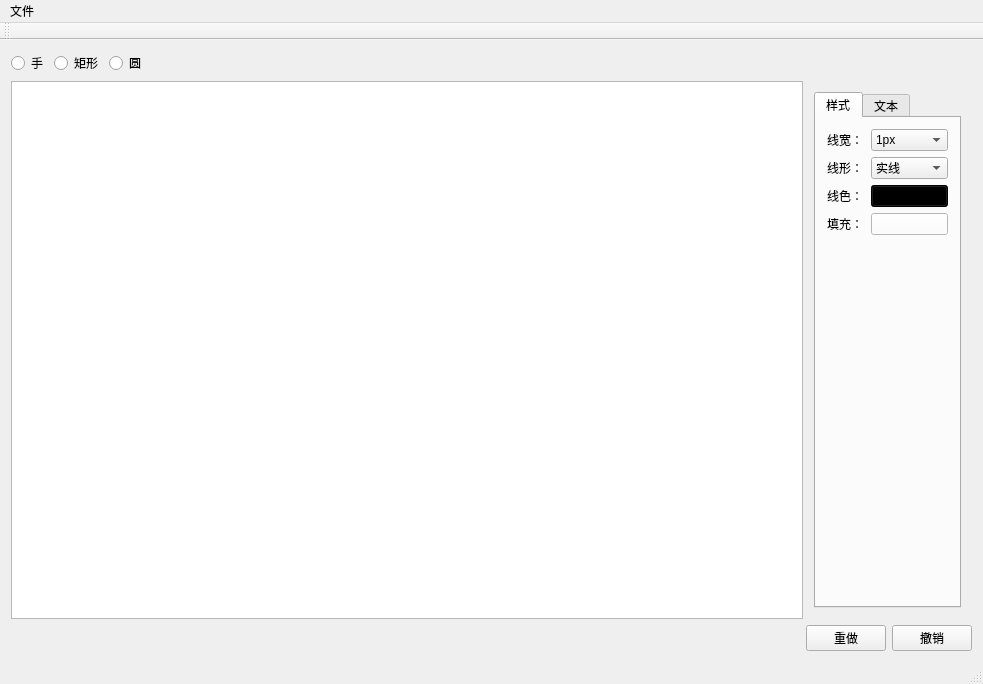
<?xml version="1.0" encoding="UTF-8"?>
<ui version="4.0">
 <class>WhiteBoard</class>
 <widget class="QMainWindow" name="WhiteBoard">
  <property name="geometry">
   <rect>
    <x>0</x>
    <y>0</y>
    <width>983</width>
    <height>684</height>
   </rect>
  </property>
  <property name="windowTitle">
   <string>WhiteBoard</string>
  </property>
  <widget class="QWidget" name="centralWidget">
   <layout class="QVBoxLayout" name="verticalLayout">
    <item>
     <layout class="QHBoxLayout" name="horizontalLayout_8">
      <item>
       <widget class="QRadioButton" name="radioButton">
        <property name="text">
         <string>手</string>
        </property>
       </widget>
      </item>
      <item>
       <widget class="QRadioButton" name="radioButton_rect">
        <property name="text">
         <string>矩形</string>
        </property>
       </widget>
      </item>
      <item>
       <widget class="QRadioButton" name="radioButton_circle">
        <property name="text">
         <string>圆</string>
        </property>
       </widget>
      </item>
      <item>
       <spacer name="horizontalSpacer_2">
        <property name="orientation">
         <enum>Qt::Horizontal</enum>
        </property>
        <property name="sizeHint" stdset="0">
         <size>
          <width>40</width>
          <height>20</height>
         </size>
        </property>
       </spacer>
      </item>
     </layout>
    </item>
    <item>
     <layout class="QHBoxLayout" name="horizontalLayout" stretch="0,0">
      <property name="spacing">
       <number>0</number>
      </property>
      <item>
       <widget class="QGraphicsView" name="graphicsView_whiteBoard"/>
      </item>
      <item>
       <widget class="QWidget" name="widget_attribute" native="true">
        <property name="sizePolicy">
         <sizepolicy hsizetype="Fixed" vsizetype="Preferred">
          <horstretch>0</horstretch>
          <verstretch>0</verstretch>
         </sizepolicy>
        </property>
        <layout class="QHBoxLayout" name="horizontalLayout_7">
         <item>
          <widget class="QTabWidget" name="tabWidget">
           <property name="currentIndex">
            <number>0</number>
           </property>
           <widget class="QWidget" name="tab_style">
            <attribute name="title">
             <string>样式</string>
            </attribute>
            <layout class="QVBoxLayout" name="verticalLayout_2">
             <item>
              <layout class="QHBoxLayout" name="horizontalLayout_3" stretch="1,2">
               <item>
                <widget class="QLabel" name="label">
                 <property name="text">
                  <string>线宽：</string>
                 </property>
                </widget>
               </item>
               <item>
                <widget class="QComboBox" name="comboBox_lineWidth">
                 <item>
                  <property name="text">
                   <string>1px</string>
                  </property>
                 </item>
                 <item>
                  <property name="text">
                   <string>2px</string>
                  </property>
                 </item>
                </widget>
               </item>
              </layout>
             </item>
             <item>
              <layout class="QHBoxLayout" name="horizontalLayout_4" stretch="1,2">
               <item>
                <widget class="QLabel" name="label_2">
                 <property name="text">
                  <string>线形：</string>
                 </property>
                </widget>
               </item>
               <item>
                <widget class="QComboBox" name="comboBox">
                 <item>
                  <property name="text">
                   <string>实线</string>
                  </property>
                 </item>
                 <item>
                  <property name="text">
                   <string>虚线</string>
                  </property>
                 </item>
                </widget>
               </item>
              </layout>
             </item>
             <item>
              <layout class="QHBoxLayout" name="horizontalLayout_5" stretch="1,2">
               <item>
                <widget class="QLabel" name="label_3">
                 <property name="text">
                  <string>线色：</string>
                 </property>
                </widget>
               </item>
               <item>
                <widget class="QPushButton" name="pushButton_lineColor">
                 <property name="styleSheet">
                  <string notr="true">background-color: rgb(0, 0, 0);</string>
                 </property>
                 <property name="text">
                  <string/>
                 </property>
                </widget>
               </item>
              </layout>
             </item>
             <item>
              <layout class="QHBoxLayout" name="horizontalLayout_6" stretch="1,2">
               <item>
                <widget class="QLabel" name="label_4">
                 <property name="text">
                  <string>填充：</string>
                 </property>
                </widget>
               </item>
               <item>
                <widget class="QPushButton" name="pushButton_3">
                 <property name="styleSheet">
                  <string notr="true">background-color: rgb(255, 255, 255);</string>
                 </property>
                 <property name="text">
                  <string/>
                 </property>
                </widget>
               </item>
              </layout>
             </item>
             <item>
              <spacer name="verticalSpacer_2">
               <property name="orientation">
                <enum>Qt::Vertical</enum>
               </property>
               <property name="sizeHint" stdset="0">
                <size>
                 <width>20</width>
                 <height>40</height>
                </size>
               </property>
              </spacer>
             </item>
            </layout>
           </widget>
           <widget class="QWidget" name="tab_text">
            <attribute name="title">
             <string>文本</string>
            </attribute>
            <layout class="QVBoxLayout" name="verticalLayout_3">
             <item>
              <layout class="QHBoxLayout" name="horizontalLayout_10" stretch="1,2">
               <item>
                <widget class="QLabel" name="label_5">
                 <property name="text">
                  <string>字体：</string>
                 </property>
                </widget>
               </item>
               <item>
                <widget class="QComboBox" name="comboBox_3">
                 <item>
                  <property name="text">
                   <string>微软雅黑</string>
                  </property>
                 </item>
                 <item>
                  <property name="text">
                   <string>宋体</string>
                  </property>
                 </item>
                </widget>
               </item>
              </layout>
             </item>
             <item>
              <layout class="QHBoxLayout" name="horizontalLayout_9" stretch="1,2">
               <item>
                <widget class="QLabel" name="label_6">
                 <property name="text">
                  <string>字号：</string>
                 </property>
                </widget>
               </item>
               <item>
                <widget class="QComboBox" name="comboBox_2">
                 <item>
                  <property name="text">
                   <string>1px</string>
                  </property>
                 </item>
                 <item>
                  <property name="text">
                   <string>2px</string>
                  </property>
                 </item>
                </widget>
               </item>
              </layout>
             </item>
             <item>
              <spacer name="verticalSpacer">
               <property name="orientation">
                <enum>Qt::Vertical</enum>
               </property>
               <property name="sizeHint" stdset="0">
                <size>
                 <width>20</width>
                 <height>40</height>
                </size>
               </property>
              </spacer>
             </item>
            </layout>
           </widget>
          </widget>
         </item>
        </layout>
       </widget>
      </item>
     </layout>
    </item>
    <item>
     <layout class="QHBoxLayout" name="horizontalLayout_2">
      <item>
       <spacer name="horizontalSpacer">
        <property name="orientation">
         <enum>Qt::Horizontal</enum>
        </property>
        <property name="sizeHint" stdset="0">
         <size>
          <width>40</width>
          <height>20</height>
         </size>
        </property>
       </spacer>
      </item>
      <item>
       <widget class="QPushButton" name="pushButton_2">
        <property name="text">
         <string>重做</string>
        </property>
       </widget>
      </item>
      <item>
       <widget class="QPushButton" name="pushButton">
        <property name="text">
         <string>撤销</string>
        </property>
       </widget>
      </item>
     </layout>
    </item>
   </layout>
   <zorder></zorder>
  </widget>
  <widget class="QMenuBar" name="menuBar">
   <property name="geometry">
    <rect>
     <x>0</x>
     <y>0</y>
     <width>983</width>
     <height>23</height>
    </rect>
   </property>
   <widget class="QMenu" name="menu">
    <property name="title">
     <string>文件</string>
    </property>
    <addaction name="action_export"/>
    <addaction name="action_import"/>
   </widget>
   <addaction name="menu"/>
  </widget>
  <widget class="QToolBar" name="mainToolBar">
   <attribute name="toolBarArea">
    <enum>TopToolBarArea</enum>
   </attribute>
   <attribute name="toolBarBreak">
    <bool>false</bool>
   </attribute>
  </widget>
  <widget class="QStatusBar" name="statusBar"/>
  <action name="action_export">
   <property name="icon">
    <iconset resource="resource.qrc">
     <normaloff>:/source/export.png</normaloff>:/source/export.png</iconset>
   </property>
   <property name="text">
    <string>导出</string>
   </property>
  </action>
  <action name="action_import">
   <property name="icon">
    <iconset resource="resource.qrc">
     <normaloff>:/source/import.jpeg</normaloff>:/source/import.jpeg</iconset>
   </property>
   <property name="text">
    <string>导入</string>
   </property>
  </action>
  <action name="action_rect">
   <property name="text">
    <string>矩形</string>
   </property>
  </action>
  <action name="action_circle">
   <property name="text">
    <string>圆形</string>
   </property>
  </action>
 </widget>
 <layoutdefault spacing="6" margin="11"/>
 <tabstops>
  <tabstop>pushButton</tabstop>
  <tabstop>pushButton_2</tabstop>
  <tabstop>comboBox_lineWidth</tabstop>
  <tabstop>comboBox</tabstop>
  <tabstop>pushButton_lineColor</tabstop>
  <tabstop>pushButton_3</tabstop>
  <tabstop>tabWidget</tabstop>
  <tabstop>comboBox_2</tabstop>
 </tabstops>
 <resources>
  <include location="resource.qrc"/>
 </resources>
 <connections/>
</ui>
